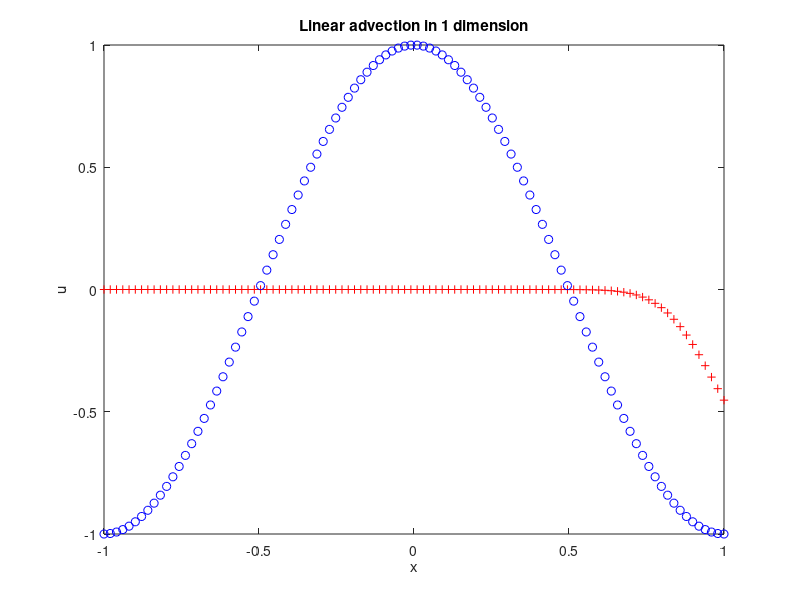

The MATLAB script that drew this image:
clear;
clc;
clf;

p = -1;
q = 1;
N = 100;
c = 1;

dx = (q - p)/(N - 1);
x = p:dx:q;
u_old = zeros(N,1);
u_old = cos(pi*x); 

t = 0;
t_final = 2;
dt = .5*dx;

u = zeros(N,1);
r = c*dt/dx;

while t < t_final,
    if t + dt > t_final,
        dt = t_final - t;
    end;
    for i = 2:N,
        u(i) = u_old(i) - r*(u_old(i) - u_old(i-1));
    end;
    u_old = u;
    t = t + dt;
end;

exact = cos(pi*(x - c*t));
plot(x, u(1:N), 'r+');
hold on;
plot(x, exact, 'bo');
hold off;
xlabel('x');
ylabel('u');
title('Linear advection in 1 dimension');
      